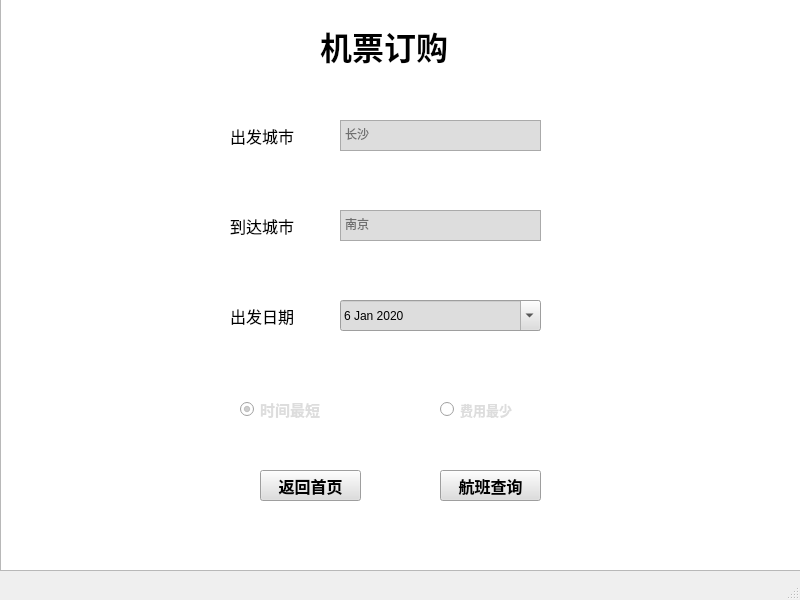
<?xml version="1.0" encoding="UTF-8"?>
<ui version="4.0">
 <class>QueryWindow</class>
 <widget class="QMainWindow" name="QueryWindow">
  <property name="geometry">
   <rect>
    <x>0</x>
    <y>0</y>
    <width>800</width>
    <height>600</height>
   </rect>
  </property>
  <property name="windowTitle">
   <string>MainWindow</string>
  </property>
  <widget class="QWidget" name="centralwidget">
   <widget class="QListView" name="listView">
    <property name="geometry">
     <rect>
      <x>0</x>
      <y>-90</y>
      <width>801</width>
      <height>661</height>
     </rect>
    </property>
    <property name="styleSheet">
     <string notr="true">background-image:url(&quot;C:/Users/11245/Documents/Web/background_image/1.jpg&quot;)</string>
    </property>
   </widget>
   <widget class="QLabel" name="label">
    <property name="geometry">
     <rect>
      <x>320</x>
      <y>20</y>
      <width>181</width>
      <height>51</height>
     </rect>
    </property>
    <property name="font">
     <font>
      <family>Arial</family>
      <pointsize>24</pointsize>
      <weight>75</weight>
      <bold>true</bold>
     </font>
    </property>
    <property name="text">
     <string>机票订购</string>
    </property>
   </widget>
   <widget class="QLabel" name="label_2">
    <property name="geometry">
     <rect>
      <x>230</x>
      <y>120</y>
      <width>81</width>
      <height>31</height>
     </rect>
    </property>
    <property name="font">
     <font>
      <family>Arial</family>
      <pointsize>12</pointsize>
     </font>
    </property>
    <property name="text">
     <string>出发城市</string>
    </property>
   </widget>
   <widget class="QTextEdit" name="textEdit">
    <property name="geometry">
     <rect>
      <x>340</x>
      <y>120</y>
      <width>201</width>
      <height>31</height>
     </rect>
    </property>
    <property name="styleSheet">
     <string notr="true">background-color:rgb(221,221,221)</string>
    </property>
    <property name="placeholderText">
     <string>长沙</string>
    </property>
   </widget>
   <widget class="QLabel" name="label_3">
    <property name="geometry">
     <rect>
      <x>230</x>
      <y>210</y>
      <width>81</width>
      <height>31</height>
     </rect>
    </property>
    <property name="font">
     <font>
      <family>Arial</family>
      <pointsize>12</pointsize>
     </font>
    </property>
    <property name="text">
     <string>到达城市</string>
    </property>
   </widget>
   <widget class="QTextEdit" name="textEdit_2">
    <property name="geometry">
     <rect>
      <x>340</x>
      <y>210</y>
      <width>201</width>
      <height>31</height>
     </rect>
    </property>
    <property name="styleSheet">
     <string notr="true">background-color:rgb(221,221,221)</string>
    </property>
    <property name="placeholderText">
     <string>南京</string>
    </property>
   </widget>
   <widget class="QLabel" name="label_4">
    <property name="geometry">
     <rect>
      <x>230</x>
      <y>300</y>
      <width>81</width>
      <height>31</height>
     </rect>
    </property>
    <property name="font">
     <font>
      <family>Arial</family>
      <pointsize>12</pointsize>
     </font>
    </property>
    <property name="text">
     <string>出发日期</string>
    </property>
   </widget>
   <widget class="QDateEdit" name="dateEdit">
    <property name="geometry">
     <rect>
      <x>340</x>
      <y>300</y>
      <width>201</width>
      <height>31</height>
     </rect>
    </property>
    <property name="styleSheet">
     <string notr="true">background-color:rgb(221,221,221)</string>
    </property>
    <property name="dateTime">
     <datetime>
      <hour>0</hour>
      <minute>0</minute>
      <second>0</second>
      <year>2020</year>
      <month>1</month>
      <day>6</day>
     </datetime>
    </property>
    <property name="time">
     <time>
      <hour>0</hour>
      <minute>0</minute>
      <second>0</second>
     </time>
    </property>
    <property name="maximumDateTime">
     <datetime>
      <hour>23</hour>
      <minute>59</minute>
      <second>59</second>
      <year>2020</year>
      <month>12</month>
      <day>31</day>
     </datetime>
    </property>
    <property name="minimumDateTime">
     <datetime>
      <hour>0</hour>
      <minute>0</minute>
      <second>0</second>
      <year>2020</year>
      <month>1</month>
      <day>6</day>
     </datetime>
    </property>
    <property name="minimumDate">
     <date>
      <year>2020</year>
      <month>1</month>
      <day>6</day>
     </date>
    </property>
    <property name="calendarPopup">
     <bool>true</bool>
    </property>
   </widget>
   <widget class="QRadioButton" name="radioButton">
    <property name="geometry">
     <rect>
      <x>240</x>
      <y>400</y>
      <width>110</width>
      <height>19</height>
     </rect>
    </property>
    <property name="font">
     <font>
      <family>Arial</family>
      <pointsize>11</pointsize>
      <weight>75</weight>
      <bold>true</bold>
     </font>
    </property>
    <property name="styleSheet">
     <string notr="true">color:rgb(221,221,221)</string>
    </property>
    <property name="text">
     <string>时间最短</string>
    </property>
    <property name="checked">
     <bool>true</bool>
    </property>
   </widget>
   <widget class="QRadioButton" name="radioButton_2">
    <property name="geometry">
     <rect>
      <x>440</x>
      <y>400</y>
      <width>110</width>
      <height>19</height>
     </rect>
    </property>
    <property name="font">
     <font>
      <family>Arial</family>
      <pointsize>10</pointsize>
      <weight>75</weight>
      <bold>true</bold>
     </font>
    </property>
    <property name="styleSheet">
     <string notr="true">color:rgb(221,221,221)</string>
    </property>
    <property name="text">
     <string>费用最少</string>
    </property>
   </widget>
   <widget class="QPushButton" name="pushButton">
    <property name="geometry">
     <rect>
      <x>440</x>
      <y>470</y>
      <width>101</width>
      <height>31</height>
     </rect>
    </property>
    <property name="font">
     <font>
      <family>Arial</family>
      <pointsize>12</pointsize>
      <weight>75</weight>
      <bold>true</bold>
     </font>
    </property>
    <property name="styleSheet">
     <string notr="true">background-color:rgb(221,221,221)</string>
    </property>
    <property name="text">
     <string>航班查询</string>
    </property>
   </widget>
   <widget class="QPushButton" name="pushButton_2">
    <property name="geometry">
     <rect>
      <x>260</x>
      <y>470</y>
      <width>101</width>
      <height>31</height>
     </rect>
    </property>
    <property name="font">
     <font>
      <family>Arial</family>
      <pointsize>12</pointsize>
      <weight>75</weight>
      <bold>true</bold>
     </font>
    </property>
    <property name="styleSheet">
     <string notr="true">background-color:rgb(221,221,221)</string>
    </property>
    <property name="text">
     <string>返回首页</string>
    </property>
   </widget>
  </widget>
  <widget class="QMenuBar" name="menubar">
   <property name="geometry">
    <rect>
     <x>0</x>
     <y>0</y>
     <width>800</width>
     <height>26</height>
    </rect>
   </property>
  </widget>
  <widget class="QStatusBar" name="statusbar"/>
 </widget>
 <resources/>
 <connections/>
</ui>
